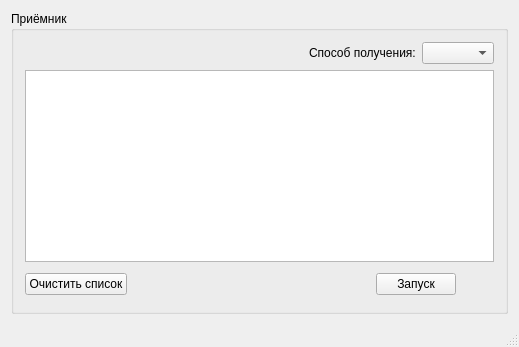
<?xml version="1.0" encoding="UTF-8"?>
<ui version="4.0">
 <class>MainWindow</class>
 <widget class="QMainWindow" name="MainWindow">
  <property name="geometry">
   <rect>
    <x>0</x>
    <y>0</y>
    <width>519</width>
    <height>313</height>
   </rect>
  </property>
  <property name="windowTitle">
   <string>Клиент имитатора</string>
  </property>
  <widget class="QWidget" name="centralWidget">
   <property name="sizePolicy">
    <sizepolicy hsizetype="Minimum" vsizetype="Minimum">
     <horstretch>0</horstretch>
     <verstretch>0</verstretch>
    </sizepolicy>
   </property>
   <property name="layoutDirection">
    <enum>Qt::LeftToRight</enum>
   </property>
   <layout class="QHBoxLayout" name="horizontalLayout">
    <item>
     <widget class="QGroupBox" name="groupBox_2">
      <property name="sizePolicy">
       <sizepolicy hsizetype="Minimum" vsizetype="Minimum">
        <horstretch>0</horstretch>
        <verstretch>0</verstretch>
       </sizepolicy>
      </property>
      <property name="title">
       <string>Приёмник</string>
      </property>
      <layout class="QVBoxLayout" name="verticalLayout">
       <item>
        <layout class="QHBoxLayout" name="horizontalLayout_3">
         <item>
          <spacer name="horizontalSpacer_2">
           <property name="orientation">
            <enum>Qt::Horizontal</enum>
           </property>
           <property name="sizeHint" stdset="0">
            <size>
             <width>40</width>
             <height>20</height>
            </size>
           </property>
          </spacer>
         </item>
         <item>
          <widget class="QLabel" name="label">
           <property name="text">
            <string>Способ получения:</string>
           </property>
          </widget>
         </item>
         <item>
          <widget class="QComboBox" name="comboBox"/>
         </item>
        </layout>
       </item>
       <item>
        <widget class="QListView" name="listView"/>
       </item>
       <item>
        <layout class="QHBoxLayout" name="horizontalLayout_2">
         <item>
          <widget class="QPushButton" name="clearButton">
           <property name="text">
            <string>Очистить список</string>
           </property>
          </widget>
         </item>
         <item>
          <spacer name="horizontalSpacer">
           <property name="orientation">
            <enum>Qt::Horizontal</enum>
           </property>
           <property name="sizeType">
            <enum>QSizePolicy::Expanding</enum>
           </property>
           <property name="sizeHint" stdset="0">
            <size>
             <width>40</width>
             <height>20</height>
            </size>
           </property>
          </spacer>
         </item>
         <item>
          <widget class="QPushButton" name="startButton">
           <property name="text">
            <string>Запуск</string>
           </property>
          </widget>
         </item>
         <item>
          <widget class="LED" name="led" native="true">
           <property name="sizePolicy">
            <sizepolicy hsizetype="Preferred" vsizetype="Preferred">
             <horstretch>0</horstretch>
             <verstretch>0</verstretch>
            </sizepolicy>
           </property>
           <property name="minimumSize">
            <size>
             <width>32</width>
             <height>32</height>
            </size>
           </property>
          </widget>
         </item>
        </layout>
       </item>
      </layout>
     </widget>
    </item>
   </layout>
  </widget>
  <widget class="QStatusBar" name="statusBar">
   <property name="sizeGripEnabled">
    <bool>true</bool>
   </property>
  </widget>
 </widget>
 <layoutdefault spacing="6" margin="11"/>
 <customwidgets>
  <customwidget>
   <class>LED</class>
   <extends>QWidget</extends>
   <header location="global">Led/Led.h</header>
   <container>1</container>
  </customwidget>
 </customwidgets>
 <resources/>
 <connections/>
</ui>
